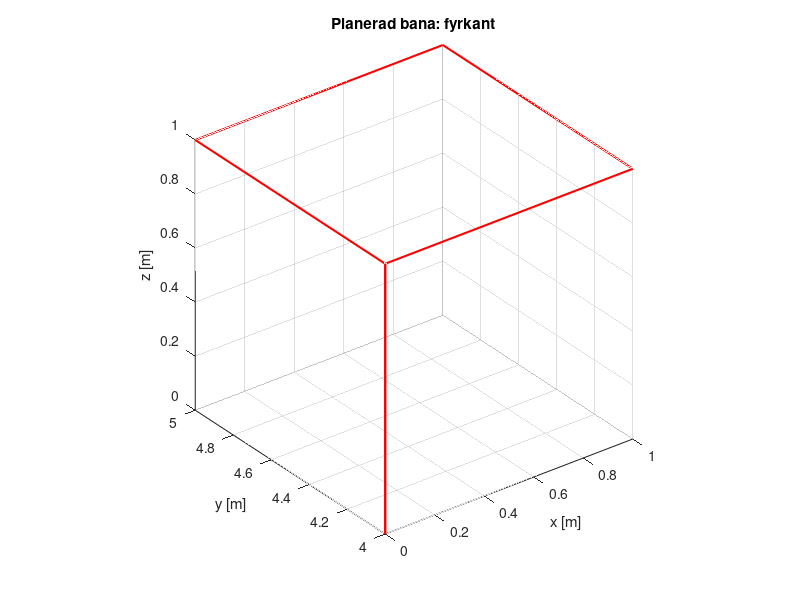

MATLAB code to generate this figure: (Note: this script raises an error after producing the figure.)
%% 1. Bygg banan (före varje körning)
% referens = [t x y z yaw]

bana = 'fyrkant';      % 'fyrkant', 'cirkel' eller 'lutad'

x0   = 0;              % drönarens startposition från Vicon [m]
y0   = 4;
yaw0 = 0;              % drönarens start-yaw från Vicon [rad]

z0   = 1.0;            % flyghöjd [m]
v    = 0.05;           % fart längs banan [m/s]
sida = 1.0;            % fyrkantens sida [m]
r    = 0.5;            % cirkelns radie [m]
dt   = 0.1;

referens = [0 0 0 0 yaw0];
referens(end+1,:) = [3  0 0 0  yaw0];
referens(end+1,:) = [13 0 0 z0 yaw0];
referens(end+1,:) = [18 0 0 z0 0];

switch bana
    case 'fyrkant'
        horn = [0 0; sida 0; sida sida; 0 sida; 0 0];
        t = referens(end,1);
        for k = 1:4
            p1 = horn(k,:);
            p2 = horn(k+1,:);
            yaw = atan2(p2(2) - p1(2), p2(1) - p1(1));
            t = t + 4;
            referens(end+1,:) = [t p1(1) p1(2) z0 yaw];
            t = t + norm(p2 - p1) / v;
            referens(end+1,:) = [t p2(1) p2(2) z0 yaw];
        end

    case 'cirkel'
        cx = r;  cy = 0;
        t0 = referens(end,1);
        T  = 2*pi*r / v;
        for t = dt:dt:T
            s = pi + 2*pi*t/T;
            x = cx + r*cos(s);
            y = cy + r*sin(s);
            yaw = atan2(cy - y, cx - x);
            referens(end+1,:) = [t0+t x y z0 yaw];
        end

    case 'lutad'
        cx = r;  cy = 0;  lut = deg2rad(45);
        t0 = referens(end,1);
        T  = 2*pi*r / v;
        for t = dt:dt:T
            s = pi + 2*pi*t/T;
            x = cx + r*cos(s);
            y = cy + r*sin(s)*cos(lut);
            z = z0 + r*sin(s)*sin(lut);
            referens(end+1,:) = [t0+t x y z 0];
        end
end

s = referens(end,:);
referens(end+1,:) = [s(1)+5  s(2) s(3) s(4) s(5)];
referens(end+1,:) = [s(1)+15 s(2) s(3) 0    s(5)];

referens(:,2) = referens(:,2) + x0;
referens(:,3) = referens(:,3) + y0;
referens(:,5) = unwrap(referens(:,5));

fprintf('Bana "%s": %.0f s lång.\n', bana, referens(end,1))

figure(10); clf
plot3(referens(:,2), referens(:,3), referens(:,4), 'r', 'LineWidth', 1.5)
axis equal; grid on; xlabel('x [m]'); ylabel('y [m]'); zlabel('z [m]')
title(['Planerad bana: ' bana])


%% 2. Plotta (efter körningen)
t = logg_xy.Time;
a = logg_xy.Data;      % 1 x_ref 2 y_ref 3 x 4 y 5 yaw 6 vx 7 vy 8 yaw_ref
b = logg_z.Data;       % 1 z_ref 2 z 3 dz 4 T0
a(:,5) = unwrap(a(:,5));

figure(1); clf
subplot(4,1,1); plot(t, a(:,1), 'r--', t, a(:,3), 'b'); grid on; ylabel('x [m]')
legend('Referens', 'Uppmätt'); title(['Task 3 (' bana '): referens mot uppmätt'])
subplot(4,1,2); plot(t, a(:,2), 'r--', t, a(:,4), 'b'); grid on; ylabel('y [m]')
subplot(4,1,3); plot(t, b(:,1), 'r--', t, b(:,2), 'b'); grid on; ylabel('z [m]')
subplot(4,1,4); plot(t, a(:,8), 'r--', t, a(:,5), 'b'); grid on; ylabel('yaw [rad]')
xlabel('Tid [s]')

figure(2); clf
plot(a(:,1), a(:,2), 'r--', 'LineWidth', 1.5); hold on
plot(a(:,3), a(:,4), 'b')
for k = 1:round(numel(t)/25):numel(t)
    quiver(a(k,3), a(k,4), 0.08*cos(a(k,5)), 0.08*sin(a(k,5)), 0, 'k')
end
axis equal; grid on; xlabel('x [m]'); ylabel('y [m]')
legend('Referens', 'Uppmätt', 'Yaw'); title(['Task 3 (' bana '): bana i XY-planet'])

if strcmp(bana, 'lutad')
    figure(3); clf
    plot3(a(:,1), a(:,2), b(:,1), 'r--', 'LineWidth', 1.5); hold on
    plot3(a(:,3), a(:,4), b(:,2), 'b')
    axis equal; grid on; xlabel('x [m]'); ylabel('y [m]'); zlabel('z [m]')
    legend('Referens', 'Uppmätt'); title('Task 3 (lutad): bana i 3D'); view(30, 25)
    exportgraphics(figure(3), ['task3_fysisk_' bana '_3d.png'], 'Resolution', 300)
end

exportgraphics(figure(1), ['task3_fysisk_' bana '_axlar.png'], 'Resolution', 300)
exportgraphics(figure(2), ['task3_fysisk_' bana '_xy.png'], 'Resolution', 300)
save(['task3_fysisk_' bana '_logg.mat'], 'logg_xy', 'logg_z', 'referens')
